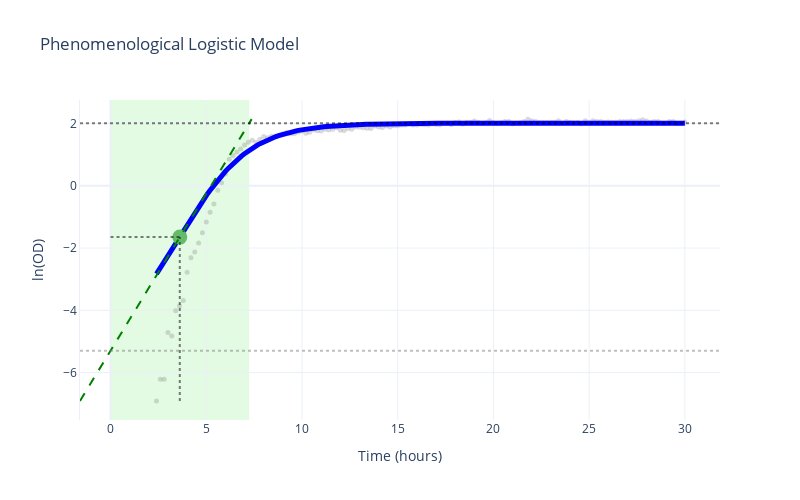
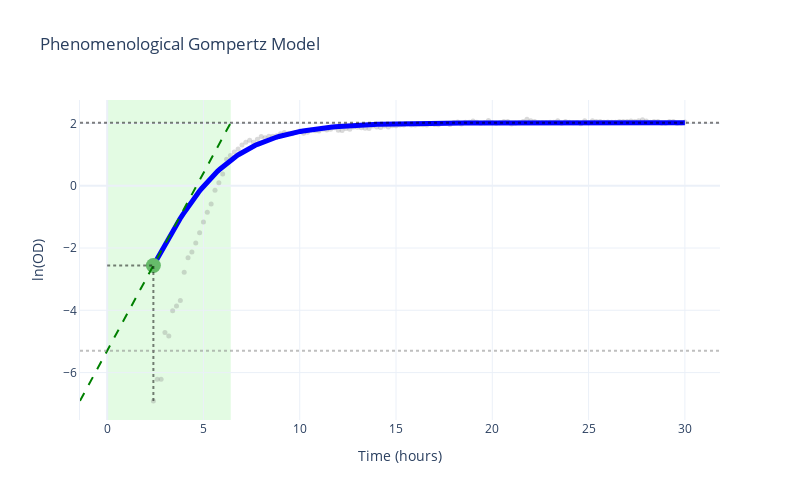
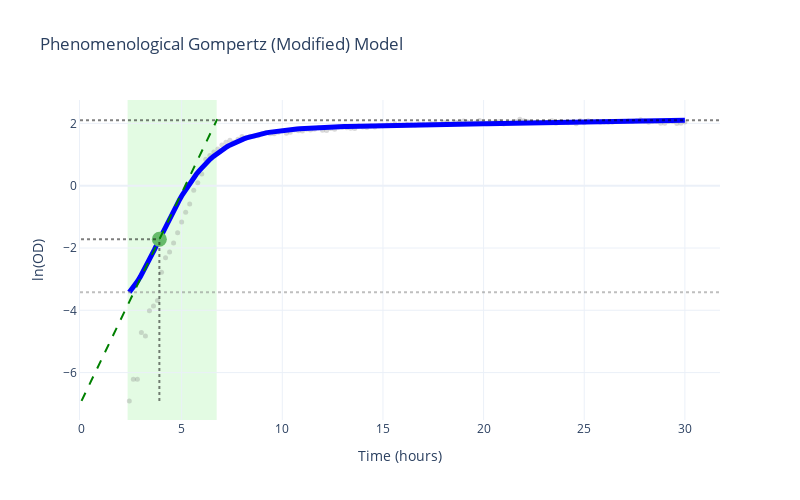

Notebook code cell kept with these figures, in order:
### Markdown cell above
# Visualize fits and calculated growth descriptors

Each phenomenological parametric model is plotted individually with:
- Raw data points (gray markers)
- Fitted model curve (blue line)
- Exponential phase shading (light green)
- Growth statistics annotations (N0 line, max OD line, μmax point, tangent line)

### Code cell
# Create individual plots for each phenomenological parametric model

for model_name, fit in phenom_param_fits.items():
    stats = phenom_param_stats[model_name]

    # Create base plot with data
    fig = gc.plot.create_base_plot(time, data, scale="log")

    # Annotate with fit and growth statistics
    fig = gc.plot.annotate_plot(
        fig,
        scale="log",
        phase_boundaries=(stats["exp_phase_start"], stats["exp_phase_end"]),
        time_umax=stats["time_at_umax"],
        od_umax=stats["od_at_umax"],
        od_max=stats["max_od"],
        N0=stats["N0"],
        umax=stats["mu_max"],
        umax_point=(stats["time_at_umax"], stats["od_at_umax"]),
        fitted_model=fit,
        draw_umax_tangent=True,
    )

    # Add title and display
    model_titles = {
        "phenom_logistic": "Phenomenological Logistic Model",
        "phenom_gompertz": "Phenomenological Gompertz Model",
        "phenom_gompertz_modified": "Phenomenological Gompertz (Modified) Model",
        "phenom_richards": "Phenomenological Richards Model",
    }
    fig.update_layout(
        title=model_titles.get(model_name, model_name),
        height=500,
        width=800,
        template="plotly_white",
    )
    fig.show()

### Figure 1 — Plotly figure (JSON) as saved in the notebook; plotly's stock layout.template omitted (floating-point values rounded to 4 significant figures; data arrays with more than 128 entries replaced by an {"elided": "..."} marker saying what was removed)
{"data": [{"marker": {"color": "gray", "opacity": 0.3, "size": 5}, "mode": "markers", "name": "Data", "showlegend": false, "type": "scatter", "x": {"elided": "139 float values"}, "y": {"elided": "139 float values"}}, {"line": {"color": "blue", "width": 5}, "mode": "lines", "name": "Phenomenological Logistic fit", "showlegend": false, "type": "scatter", "x": {"elided": "200 float values"}, "y": {"elided": "200 float values"}}, {"marker": {"color": "#66BB6A", "size": 15, "symbol": "circle"}, "mode": "markers", "showlegend": false, "type": "scatter", "x": [3.617], "y": [-1.649]}, {"hovertemplate": "Tangent line at μmax<extra></extra>", "line": {"color": "green", "dash": "dash", "width": 2}, "mode": "lines", "name": "umax tangent", "showlegend": false, "type": "scatter", "x": [-1.595, -1.505, -1.414, -1.324, -1.233, -1.143, -1.052, -0.9614, -0.8708, -0.7803, -0.6897, -0.5991, -0.5086, -0.418, -0.3274, -0.2369, -0.1463, -0.05574, 0.03482, 0.1254, 0.2159, 0.3065, 0.3971, 0.4876, 0.5782, 0.6688, 0.7593, 0.8499, 0.9405, 1.031, 1.122, 1.212, 1.303, 1.393, 1.484, 1.574, 1.665, 1.756, 1.846, 1.937, 2.027, 2.118, 2.208, 2.299, 2.389, 2.48, 2.571, 2.661, 2.752, 2.842, 2.933, 3.023, 3.114, 3.205, 3.295, 3.386, 3.476, 3.567, 3.657, 3.748, 3.838, 3.929, 4.02, 4.11, 4.201, 4.291, 4.382, 4.472, 4.563, 4.654, 4.744, 4.835, 4.925, 5.016, 5.106, 5.197, 5.288, 5.378, 5.469, 5.559, 5.65, 5.74, 5.831, 5.921, 6.012, 6.103, 6.193, 6.284, 6.374, 6.465, 6.555, 6.646, 6.737, 6.827, 6.918, 7.008, 7.099, 7.189, 7.28, 7.37], "y": [-6.908, -6.816, -6.725, -6.634, -6.542, -6.451, -6.36, -6.268, -6.177, -6.085, -5.994, -5.903, -5.811, -5.72, -5.629, -5.537, -5.446, -5.355, -5.263, -5.172, -5.08, -4.989, -4.898, -4.806, -4.715, -4.624, -4.532, -4.441, -4.35, -4.258, -4.167, -4.075, -3.984, -3.893, -3.801, -3.71, -3.619, -3.527, -3.436, -3.345, -3.253, -3.162, -3.07, -2.979, -2.888, -2.796, -2.705, -2.614, -2.522, -2.431, -2.34, -2.248, -2.157, -2.065, -1.974, -1.883, -1.791, -1.7, -1.609, -1.517, -1.426, -1.335, -1.243, -1.152, -1.06, -0.969, -0.8777, -0.7863, -0.695, -0.6036, -0.5122, -0.4209, -0.3295, -0.2381, -0.1468, -0.0554, 0.03597, 0.1273, 0.2187, 0.3101, 0.4014, 0.4928, 0.5842, 0.6755, 0.7669, 0.8582, 0.9496, 1.041, 1.132, 1.224, 1.315, 1.406, 1.498, 1.589, 1.681, 1.772, 1.863, 1.955, 2.046, 2.137]}], "layout": {"height": 500, "hovermode": "closest", "shapes": [{"fillcolor": "lightgreen", "layer": "below", "line": {"width": 0}, "opacity": 0.25, "type": "rect", "x0": 3.766e-27, "x1": 7.241, "xref": "x", "y0": 0, "y1": 1, "yref": "y domain"}, {"line": {"color": "black", "dash": "dot", "width": 2}, "opacity": 0.5, "type": "line", "x0": 3.617, "x1": 3.617, "y0": -6.908, "y1": -1.649}, {"line": {"color": "black", "dash": "dot", "width": 2}, "opacity": 0.5, "type": "line", "x0": 0, "x1": 3.617, "y0": -1.649, "y1": -1.649}, {"line": {"color": "black", "dash": "dot", "width": 2}, "opacity": 0.5, "type": "line", "x0": 0, "x1": 1, "xref": "x domain", "y0": 2.006, "y1": 2.006, "yref": "y"}, {"line": {"color": "gray", "dash": "dot", "width": 2}, "opacity": 0.5, "type": "line", "x0": 0, "x1": 1, "xref": "x domain", "y0": -5.298, "y1": -5.298, "yref": "y"}], "showlegend": false, "title": {"text": "Phenomenological Logistic Model"}, "width": 800, "xaxis": {"range": [0, null], "title": {"text": "Time (hours)"}}, "yaxis": {"showline": true, "title": {"text": "ln(OD)"}, "visible": true}}}

### Figure 2 — Plotly figure (JSON) as saved in the notebook; plotly's stock layout.template omitted (floating-point values rounded to 4 significant figures; data arrays with more than 128 entries replaced by an {"elided": "..."} marker saying what was removed)
{"data": [{"marker": {"color": "gray", "opacity": 0.3, "size": 5}, "mode": "markers", "name": "Data", "showlegend": false, "type": "scatter", "x": {"elided": "139 float values"}, "y": {"elided": "139 float values"}}, {"line": {"color": "blue", "width": 5}, "mode": "lines", "name": "Phenomenological Gompertz fit", "showlegend": false, "type": "scatter", "x": {"elided": "200 float values"}, "y": {"elided": "200 float values"}}, {"marker": {"color": "#66BB6A", "size": 15, "symbol": "circle"}, "mode": "markers", "showlegend": false, "type": "scatter", "x": [2.4], "y": [-2.56]}, {"hovertemplate": "Tangent line at μmax<extra></extra>", "line": {"color": "green", "dash": "dash", "width": 2}, "mode": "lines", "name": "umax tangent", "showlegend": false, "type": "scatter", "x": [-1.411, -1.331, -1.251, -1.17, -1.09, -1.01, -0.9302, -0.8501, -0.7701, -0.69, -0.6099, -0.5298, -0.4497, -0.3696, -0.2895, -0.2095, -0.1294, -0.04929, 0.03079, 0.1109, 0.191, 0.271, 0.3511, 0.4312, 0.5113, 0.5914, 0.6715, 0.7516, 0.8316, 0.9117, 0.9918, 1.072, 1.152, 1.232, 1.312, 1.392, 1.472, 1.552, 1.632, 1.713, 1.793, 1.873, 1.953, 2.033, 2.113, 2.193, 2.273, 2.353, 2.433, 2.513, 2.594, 2.674, 2.754, 2.834, 2.914, 2.994, 3.074, 3.154, 3.234, 3.314, 3.394, 3.474, 3.555, 3.635, 3.715, 3.795, 3.875, 3.955, 4.035, 4.115, 4.195, 4.275, 4.355, 4.435, 4.516, 4.596, 4.676, 4.756, 4.836, 4.916, 4.996, 5.076, 5.156, 5.236, 5.316, 5.396, 5.477, 5.557, 5.637, 5.717, 5.797, 5.877, 5.957, 6.037, 6.117, 6.197, 6.277, 6.358, 6.438, 6.518], "y": [-6.908, -6.816, -6.725, -6.634, -6.542, -6.451, -6.36, -6.268, -6.177, -6.085, -5.994, -5.903, -5.811, -5.72, -5.629, -5.537, -5.446, -5.355, -5.263, -5.172, -5.08, -4.989, -4.898, -4.806, -4.715, -4.624, -4.532, -4.441, -4.35, -4.258, -4.167, -4.075, -3.984, -3.893, -3.801, -3.71, -3.619, -3.527, -3.436, -3.345, -3.253, -3.162, -3.07, -2.979, -2.888, -2.796, -2.705, -2.614, -2.522, -2.431, -2.34, -2.248, -2.157, -2.065, -1.974, -1.883, -1.791, -1.7, -1.609, -1.517, -1.426, -1.335, -1.243, -1.152, -1.06, -0.969, -0.8777, -0.7863, -0.695, -0.6036, -0.5122, -0.4209, -0.3295, -0.2381, -0.1468, -0.0554, 0.03597, 0.1273, 0.2187, 0.3101, 0.4014, 0.4928, 0.5842, 0.6755, 0.7669, 0.8582, 0.9496, 1.041, 1.132, 1.224, 1.315, 1.406, 1.498, 1.589, 1.681, 1.772, 1.863, 1.955, 2.046, 2.137]}], "layout": {"height": 500, "hovermode": "closest", "shapes": [{"fillcolor": "lightgreen", "layer": "below", "line": {"width": 0}, "opacity": 0.25, "type": "rect", "x0": 6.052e-31, "x1": 6.416, "xref": "x", "y0": 0, "y1": 1, "yref": "y domain"}, {"line": {"color": "black", "dash": "dot", "width": 2}, "opacity": 0.5, "type": "line", "x0": 2.4, "x1": 2.4, "y0": -6.908, "y1": -2.56}, {"line": {"color": "black", "dash": "dot", "width": 2}, "opacity": 0.5, "type": "line", "x0": 0, "x1": 2.4, "y0": -2.56, "y1": -2.56}, {"line": {"color": "black", "dash": "dot", "width": 2}, "opacity": 0.5, "type": "line", "x0": 0, "x1": 1, "xref": "x domain", "y0": 2.021, "y1": 2.021, "yref": "y"}, {"line": {"color": "gray", "dash": "dot", "width": 2}, "opacity": 0.5, "type": "line", "x0": 0, "x1": 1, "xref": "x domain", "y0": -5.298, "y1": -5.298, "yref": "y"}], "showlegend": false, "title": {"text": "Phenomenological Gompertz Model"}, "width": 800, "xaxis": {"range": [0, null], "title": {"text": "Time (hours)"}}, "yaxis": {"showline": true, "title": {"text": "ln(OD)"}, "visible": true}}}

### Figure 3 — Plotly figure (JSON) as saved in the notebook; plotly's stock layout.template omitted (floating-point values rounded to 4 significant figures; data arrays with more than 128 entries replaced by an {"elided": "..."} marker saying what was removed)
{"data": [{"marker": {"color": "gray", "opacity": 0.3, "size": 5}, "mode": "markers", "name": "Data", "showlegend": false, "type": "scatter", "x": {"elided": "139 float values"}, "y": {"elided": "139 float values"}}, {"line": {"color": "blue", "width": 5}, "mode": "lines", "name": "Phenomenological Gompertz (modified) fit", "showlegend": false, "type": "scatter", "x": {"elided": "200 float values"}, "y": {"elided": "200 float values"}}, {"marker": {"color": "#66BB6A", "size": 15, "symbol": "circle"}, "mode": "markers", "showlegend": false, "type": "scatter", "x": [3.893], "y": [-1.721]}, {"hovertemplate": "Tangent line at μmax<extra></extra>", "line": {"color": "green", "dash": "dash", "width": 2}, "mode": "lines", "name": "umax tangent", "showlegend": false, "type": "scatter", "x": [0.02669, 0.0948, 0.1629, 0.231, 0.2991, 0.3673, 0.4354, 0.5035, 0.5716, 0.6397, 0.7078, 0.7759, 0.844, 0.9122, 0.9803, 1.048, 1.116, 1.185, 1.253, 1.321, 1.389, 1.457, 1.525, 1.593, 1.661, 1.73, 1.798, 1.866, 1.934, 2.002, 2.07, 2.138, 2.206, 2.274, 2.343, 2.411, 2.479, 2.547, 2.615, 2.683, 2.751, 2.819, 2.887, 2.956, 3.024, 3.092, 3.16, 3.228, 3.296, 3.364, 3.432, 3.5, 3.569, 3.637, 3.705, 3.773, 3.841, 3.909, 3.977, 4.045, 4.113, 4.182, 4.25, 4.318, 4.386, 4.454, 4.522, 4.59, 4.658, 4.726, 4.795, 4.863, 4.931, 4.999, 5.067, 5.135, 5.203, 5.271, 5.339, 5.408, 5.476, 5.544, 5.612, 5.68, 5.748, 5.816, 5.884, 5.952, 6.021, 6.089, 6.157, 6.225, 6.293, 6.361, 6.429, 6.497, 6.565, 6.634, 6.702, 6.77], "y": [-6.908, -6.816, -6.725, -6.634, -6.542, -6.451, -6.36, -6.268, -6.177, -6.085, -5.994, -5.903, -5.811, -5.72, -5.629, -5.537, -5.446, -5.355, -5.263, -5.172, -5.08, -4.989, -4.898, -4.806, -4.715, -4.624, -4.532, -4.441, -4.35, -4.258, -4.167, -4.075, -3.984, -3.893, -3.801, -3.71, -3.619, -3.527, -3.436, -3.345, -3.253, -3.162, -3.07, -2.979, -2.888, -2.796, -2.705, -2.614, -2.522, -2.431, -2.34, -2.248, -2.157, -2.065, -1.974, -1.883, -1.791, -1.7, -1.609, -1.517, -1.426, -1.335, -1.243, -1.152, -1.06, -0.969, -0.8777, -0.7863, -0.695, -0.6036, -0.5122, -0.4209, -0.3295, -0.2381, -0.1468, -0.0554, 0.03597, 0.1273, 0.2187, 0.3101, 0.4014, 0.4928, 0.5842, 0.6755, 0.7669, 0.8582, 0.9496, 1.041, 1.132, 1.224, 1.315, 1.406, 1.498, 1.589, 1.681, 1.772, 1.863, 1.955, 2.046, 2.137]}], "layout": {"height": 500, "hovermode": "closest", "shapes": [{"fillcolor": "lightgreen", "layer": "below", "line": {"width": 0}, "opacity": 0.25, "type": "rect", "x0": 2.317, "x1": 6.741, "xref": "x", "y0": 0, "y1": 1, "yref": "y domain"}, {"line": {"color": "black", "dash": "dot", "width": 2}, "opacity": 0.5, "type": "line", "x0": 3.893, "x1": 3.893, "y0": -6.908, "y1": -1.721}, {"line": {"color": "black", "dash": "dot", "width": 2}, "opacity": 0.5, "type": "line", "x0": 0, "x1": 3.893, "y0": -1.721, "y1": -1.721}, {"line": {"color": "black", "dash": "dot", "width": 2}, "opacity": 0.5, "type": "line", "x0": 0, "x1": 1, "xref": "x domain", "y0": 2.098, "y1": 2.098, "yref": "y"}, {"line": {"color": "gray", "dash": "dot", "width": 2}, "opacity": 0.5, "type": "line", "x0": 0, "x1": 1, "xref": "x domain", "y0": -3.421, "y1": -3.421, "yref": "y"}], "showlegend": false, "title": {"text": "Phenomenological Gompertz (Modified) Model"}, "width": 800, "xaxis": {"range": [0, null], "title": {"text": "Time (hours)"}}, "yaxis": {"showline": true, "title": {"text": "ln(OD)"}, "visible": true}}}
